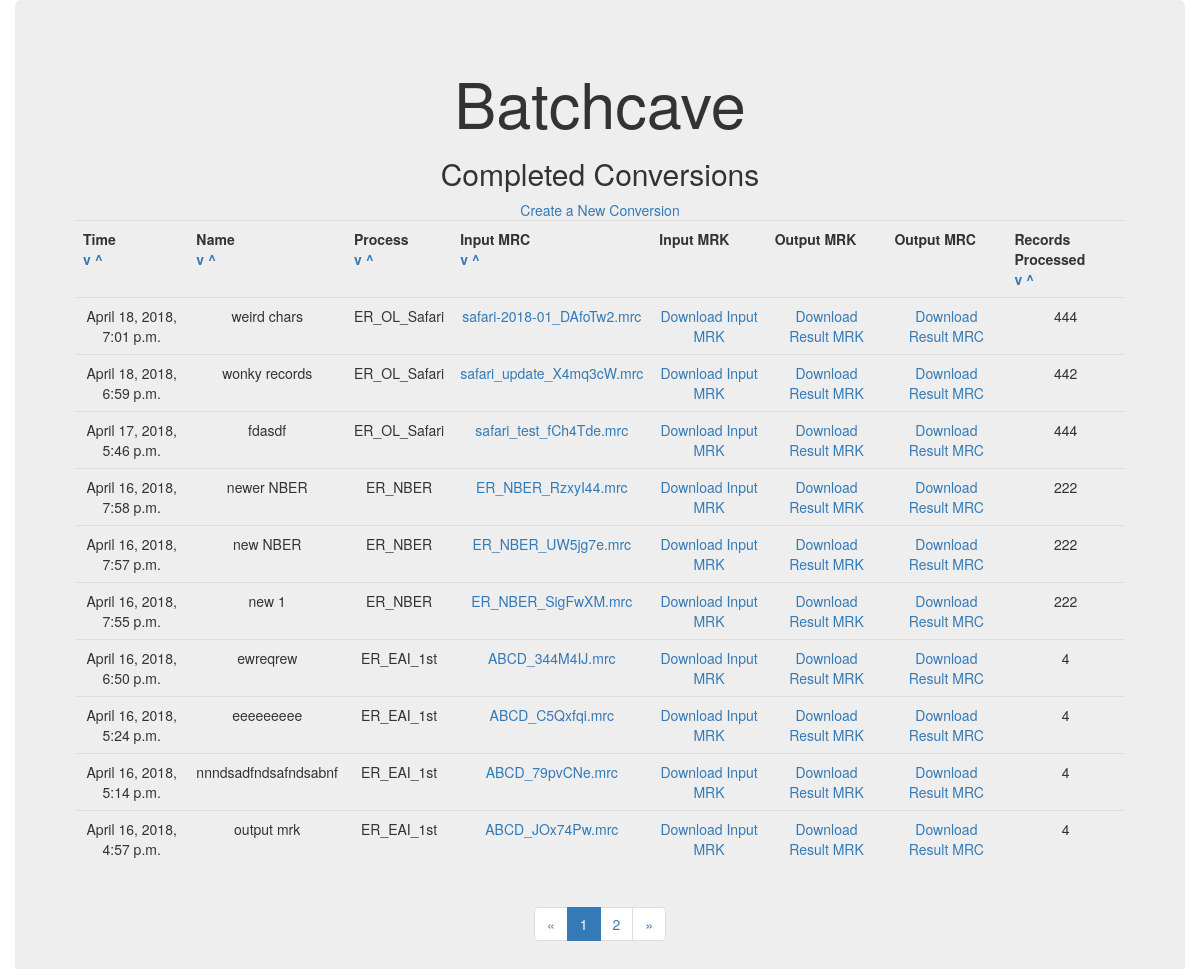
Before: /conversions/ with the older database file.
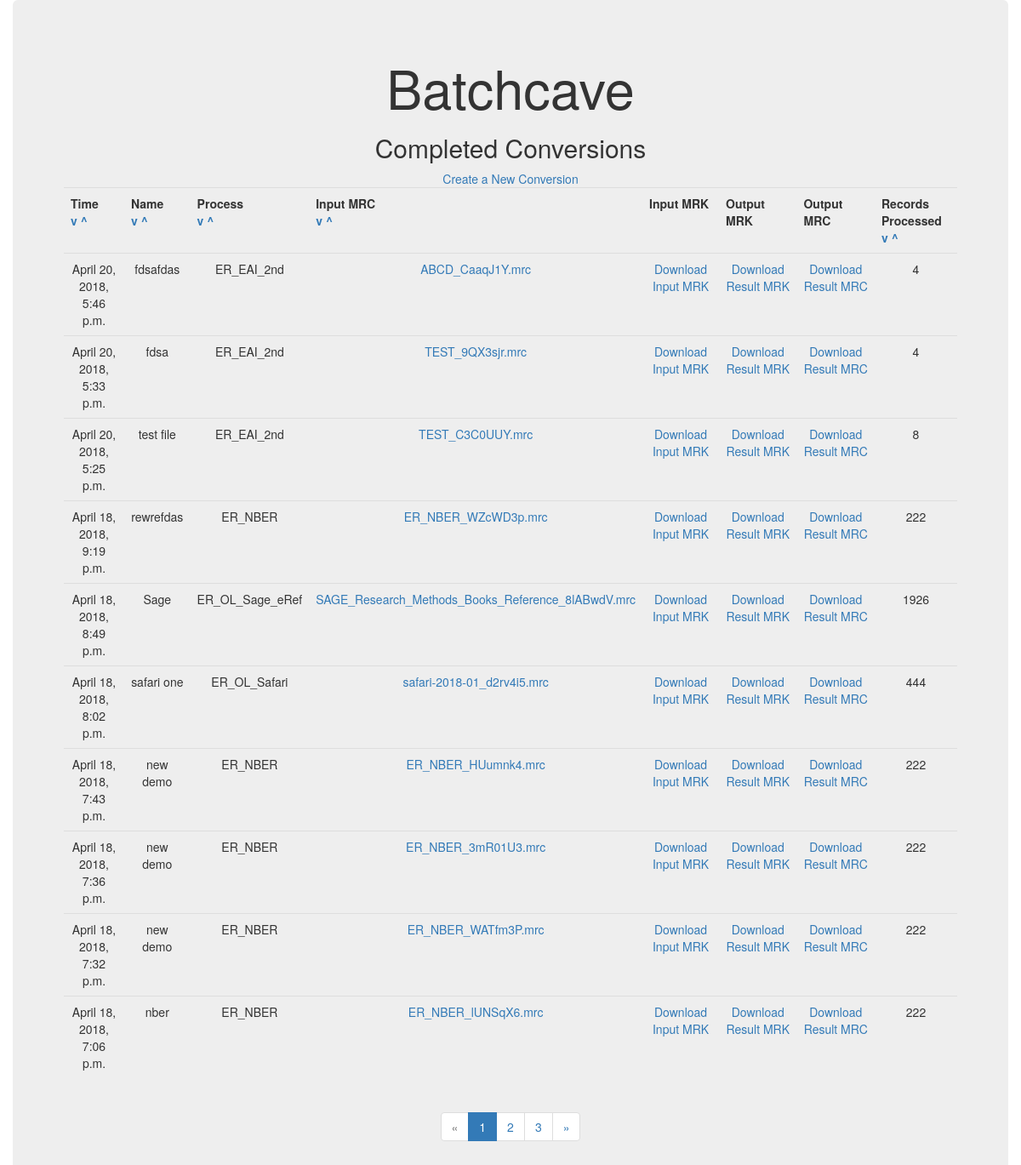
After: the same page with the newer database file.
### converter/models.py (models this page shows, shortened)
class ValidateOnSaveMixin(object):
    def save(self, force_insert=False, force_update=False, **kwargs):
        if not (force_insert or force_update):
            self.TimeExecuted = datetime.datetime.now(datetime.timezone.utc)
        super(ValidateOnSaveMixin, self).save(force_insert, force_update,
**kwargs)

class Conversion(ValidateOnSaveMixin, models.Model):
    Name = models.TextField(default='')
    Type = models.IntegerField(choices=TYPE_CHOICES,default=0)
    TimeExecuted = models.DateTimeField(null=True)
    ConvName = models.TextField(default='None')
    upload_storage = FileSystemStorage(location=settings.MEDIA_ROOT,base_url='/data')
    Upload = models.FileField(upload_to='infiles/', storage=upload_storage,default=None)
    MrkIn = models.FileField(upload_to='infiles/', storage=upload_storage,default=None)
    download_storage = FileSystemStorage(location=settings.MEDIA_ROOT,base_url='/data')
    Output = models.FileField(upload_to='outfiles/', storage=download_storage,default=None)
    MrkOut = models.FileField(upload_to='outfiles/', storage=download_storage,default=None)
    RecordsIn = models.PositiveIntegerField(default=0)
    RecordsOut = models.PositiveIntegerField(default=0)
    def upload_filename(self):
        return os.path.basename(self.Upload.name)
    class Meta:
        ordering = ['-TimeExecuted']

### converter/views.py (the view)
# urls.py: url(r'^conversions/$', views.index, name='index'),
def index(request):
    page_num = request.GET.get('page', 1)
    order_by = request.GET.get('order_by', 'TimeExecuted')
    direction = request.GET.get('direction', 'des')
    ordering = Lower(order_by)
    if direction == 'des':
        if order_by == 'RecordsIn':
            ordering = order_by
            convs = Conversion.objects.all().order_by(ordering)
        else:
            convs = Conversion.objects.all().order_by(ordering.desc())
    else:
        convs = Conversion.objects.all().order_by(ordering)
    paginator = Paginator(convs, 10)
    try:
        conversions_out = paginator.page(page_num)
    except PageNotAnInteger:
        conversions_out = paginator.page(1)
    except EmptyPage:
        conversions_out = paginator.page(paginator.num_pages)
    return render(request, 'index.html', {'Conversions': conversions_out,
'order_by' : order_by, 'direction' : direction })

### converter/templates/index.html
{% extends 'base.html' %}
{% block content %}
    <h2>Completed Conversions</h2>
        <div>
            <a href="/conversions/create/">Create a New Conversion</a>
        </div>
        <table id="id_list_table" class="table">
            <th>Time<br />
                <a href="?order_by=TimeExecuted&direction=asc" id="sort_date_asc">v</a>
                <a href="?order_by=TimeExecuted&direction=des" id="sort_date_des">^</a></th>
            <th>Name<br />
                <a href="?order_by=Name&direction=asc" id="sort_name_asc">v</a>
                <a href="?order_by=Name&direction=des" id="sort_name_des">^</a></th>
            <th>Process<br />
                <a href="?order_by=ConvName&direction=asc" id="sort_proc_asc">v</a>
                <a href="?order_by=ConvName&direction=des" id="sort_proc_des">^</a></th>
            <th>Input MRC<br />
                <a href="?order_by=Upload&direction=asc" id="sort_num_asc">v</a>
                <a href="?order_by=Upload&direction=des" id="sort_num_des">^</a></th>
            <th>Input MRK</th>
            <th>Output MRK</th>
            <th>Output MRC</th>
            <th>Records Processed<br />
                <a href="?order_by=RecordsIn&direction=asc" id="sort_num_asc">v</a>
                <a href="?order_by=RecordsIn&direction=des" id="sort_num_des">^</a></th>
       {% for item in Conversions %}
            <tr><td>{{ item.TimeExecuted }}</td>
                <td>{{ item.Name }}</td>
                <td>{{ item.ConvName }}</td>
                <td><a href="/download_original/{{ item.pk }}">{{ item.upload_filename }}</a></td>
                <td><a href="/download_original_mrk/{{ item.pk }}">Download Input MRK</a></td>
                <td><a href="/download_result_mrk/{{ item.pk }}">Download Result MRK</a></td>
                <td><a href="/download/{{ item.pk }}">Download Result MRC</a></td>
                <td>{{ item.RecordsIn }}</td>
            </tr>
        {% endfor %}
        </table>
        {% if Conversions.has_other_pages %}
            <ul class="pagination">
                {% if Conversions.has_previous %}
                    <li><a href="?page={{ Conversions.previous_page_number
}}&order_by={{ order_by }}&direction={{ direction }}">&laquo;</a></li>
                {% else %}
                    <li class="disabled"><span>&laquo;</span></li>
                {% endif %}
                {% for i in Conversions.paginator.page_range %}
                    {% if Conversions.number == i %}
                        <li class="active"><span>{{ i }} <span class="sr-only">(current)</span>
                {% else %}
                    <li><a href="?page={{ i }}&order_by={{ order_by }}&direction={{ direction }}">{{ i }}</a></li>
                {% endif %}
                {% endfor %}
                {% if Conversions.has_next %}
                    <li><a href="?page={{ Conversions.next_page_number }}&order_by={{ order_by }}&direction={{ direction }}">&raquo;</a></li>
                {% else %}
                    <li class="disabled"><span>&raquo;</span></li>
                {% endif %}
            </ul>
        {% endif %}
{% endblock %}

Changed rows visible on the page:
no longer on this page (row unchanged): Conversion: TimeExecuted "April 18, 2018, 7:01 p.m.", Name "weird chars", ConvName "ER_OL_Safari", upload_filename "safari-2018-01_DAfoTw2.mrc", RecordsIn "444"
no longer on this page (row unchanged): Conversion: TimeExecuted "April 18, 2018, 6:59 p.m.", Name "wonky records", ConvName "ER_OL_Safari", upload_filename "safari_update_X4mq3cW.mrc", RecordsIn "442"
no longer on this page (row unchanged): Conversion: TimeExecuted "April 17, 2018, 5:46 p.m.", Name "fdasdf", ConvName "ER_OL_Safari", upload_filename "safari_test_fCh4Tde.mrc", RecordsIn "444"
no longer on this page (row unchanged): Conversion: TimeExecuted "April 16, 2018, 7:58 p.m.", Name "newer NBER", ConvName "ER_NBER", upload_filename "ER_NBER_RzxyI44.mrc", RecordsIn "222"
no longer on this page (row unchanged): Conversion: TimeExecuted "April 16, 2018, 7:57 p.m.", Name "new NBER", ConvName "ER_NBER", upload_filename "ER_NBER_UW5jg7e.mrc", RecordsIn "222"
no longer on this page (row unchanged): Conversion: TimeExecuted "April 16, 2018, 7:55 p.m.", Name "new 1", ConvName "ER_NBER", upload_filename "ER_NBER_SigFwXM.mrc", RecordsIn "222"
no longer on this page (row unchanged): Conversion: TimeExecuted "April 16, 2018, 6:50 p.m.", Name "ewreqrew", ConvName "ER_EAI_1st", upload_filename "ABCD_344M4IJ.mrc", RecordsIn "4"
no longer on this page (row unchanged): Conversion: TimeExecuted "April 16, 2018, 5:24 p.m.", Name "eeeeeeeee", ConvName "ER_EAI_1st", upload_filename "ABCD_C5Qxfqi.mrc", RecordsIn "4"
no longer on this page (row unchanged): Conversion: TimeExecuted "April 16, 2018, 5:14 p.m.", Name "nnndsadfndsafndsabnf", ConvName "ER_EAI_1st", upload_filename "ABCD_79pvCNe.mrc", RecordsIn "4"
no longer on this page (row unchanged): Conversion: TimeExecuted "April 16, 2018, 4:57 p.m.", Name "output mrk", ConvName "ER_EAI_1st", upload_filename "ABCD_JOx74Pw.mrc", RecordsIn "4"
added Conversion: TimeExecuted "April 20, 2018, 5:46 p.m.", Name "fdsafdas", ConvName "ER_EAI_2nd", upload_filename "ABCD_CaaqJ1Y.mrc", RecordsIn "4"
added Conversion: TimeExecuted "April 20, 2018, 5:33 p.m.", Name "fdsa", ConvName "ER_EAI_2nd", upload_filename "TEST_9QX3sjr.mrc", RecordsIn "4"
added Conversion: TimeExecuted "April 20, 2018, 5:25 p.m.", Name "test file", ConvName "ER_EAI_2nd", upload_filename "TEST_C3C0UUY.mrc", RecordsIn "8"
added Conversion: TimeExecuted "April 18, 2018, 9:19 p.m.", Name "rewrefdas", ConvName "ER_NBER", upload_filename "ER_NBER_WZcWD3p.mrc", RecordsIn "222"
added Conversion: TimeExecuted "April 18, 2018, 8:49 p.m.", Name "Sage", ConvName "ER_OL_Sage_eRef", upload_filename "SAGE_Research_Methods_Books_Reference_8lABwdV.mrc", RecordsIn "1926"
added Conversion: TimeExecuted "April 18, 2018, 8:02 p.m.", Name "safari one", ConvName "ER_OL_Safari", upload_filename "safari-2018-01_d2rv4i5.mrc", RecordsIn "444"
added Conversion: TimeExecuted "April 18, 2018, 7:43 p.m.", Name "new demo", ConvName "ER_NBER", upload_filename "ER_NBER_HUumnk4.mrc", RecordsIn "222"
added Conversion: TimeExecuted "April 18, 2018, 7:36 p.m.", Name "new demo", ConvName "ER_NBER", upload_filename "ER_NBER_3mR01U3.mrc", RecordsIn "222"
added Conversion: TimeExecuted "April 18, 2018, 7:32 p.m.", Name "new demo", ConvName "ER_NBER", upload_filename "ER_NBER_WATfm3P.mrc", RecordsIn "222"
added Conversion: TimeExecuted "April 18, 2018, 7:06 p.m.", Name "nber", ConvName "ER_NBER", upload_filename "ER_NBER_lUNSqX6.mrc", RecordsIn "222"
Other visible differences:
new list line: "3"
